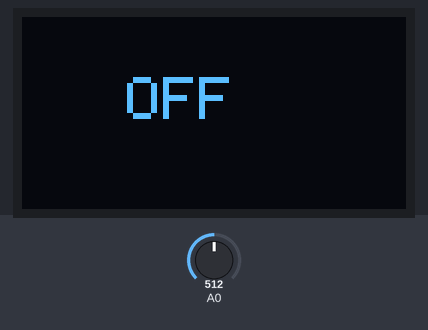
A sketch run on a simulated ESP8266 (NodeMCU). Shown: 128×64 one-colour display. The inputs (shaded band) are chosen by the test bench; at power-on: A0 = 512.

Above: at 1.2 s.
1.3 s: A0 set to 0
At 2.2 s:
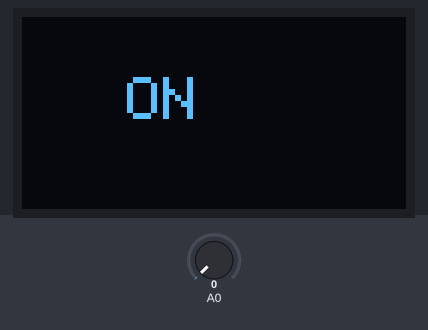
4.3 s: A0 set to 122
Timing chart, 0 to 7.3 s (numbered marks = the images above; inputs shaded):
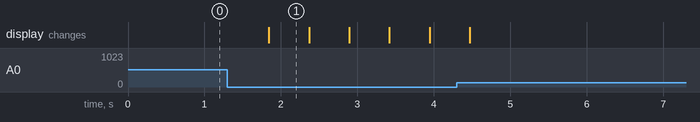

Measured:
- after the input at 1.3 s, the display: changes after 0.54 s (image 1)
- what the display in image 1 shows lasts 0.6 s, from 1.8 s to 2.4 s

The sketch:

12-7-OnOff.ino
```cpp
#include <Wire.h>
#include <SPI.h>
#include <Adafruit_GFX.h>
#include <Adafruit_SSD1306.h>
#define OLED_RESET -1

#define SW D4

Adafruit_SSD1306 OLED(OLED_RESET);

void setup(){
  OLED.begin(SSD1306_SWITCHCAPVCC, 0x3C);
}

int state;

void loop(){
  OLED.clearDisplay();
  OLED.setTextColor(WHITE);
  OLED.setCursor(35, 20);
  OLED.setTextSize(2);
  bool clicked = !analogRead(SW);
  if(clicked){
    ++state;
    state %= 2;
    delay(500);
  }
  OLED.println(state ? "ON" : "OFF");
  OLED.display();
}
```
